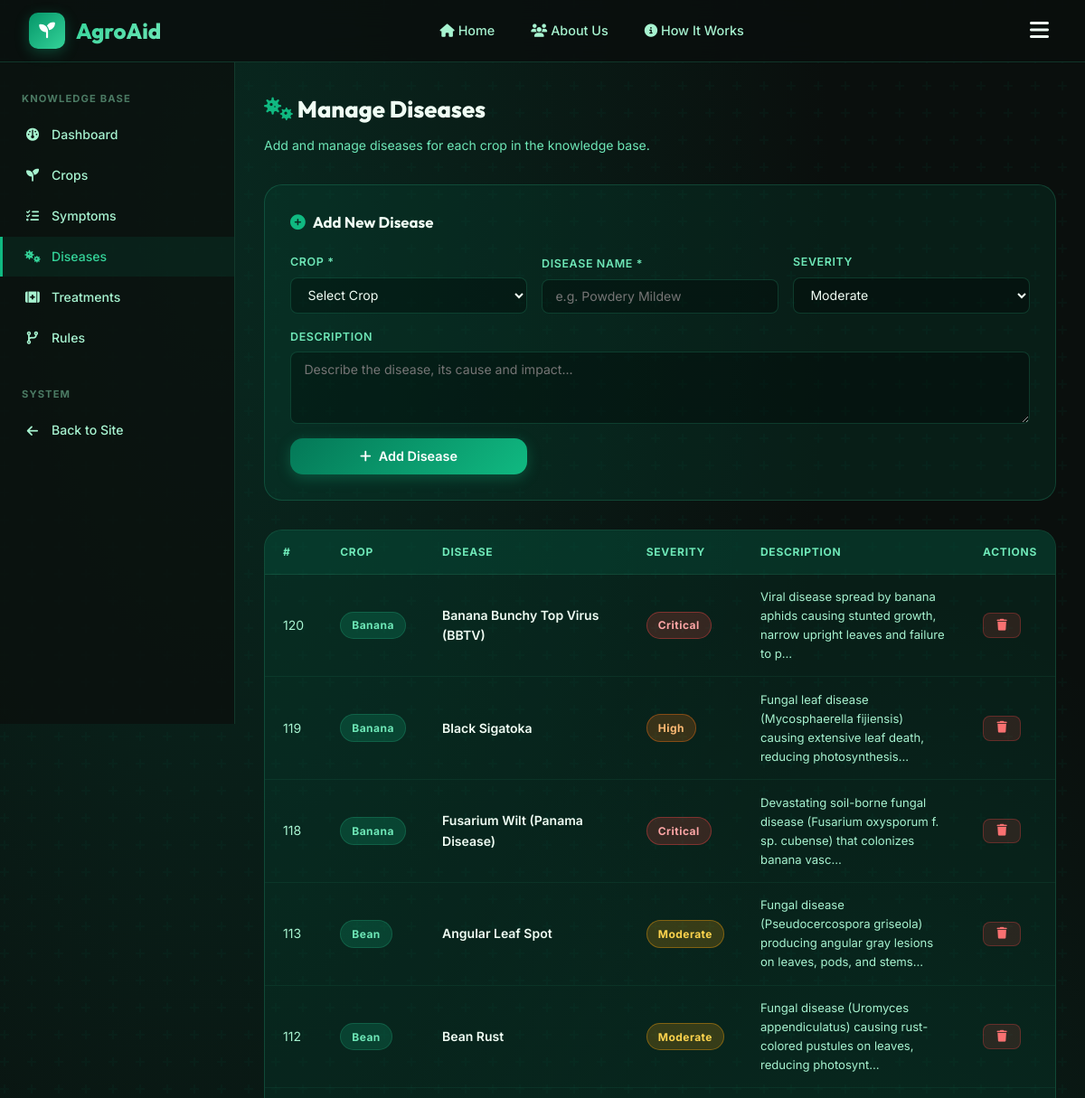
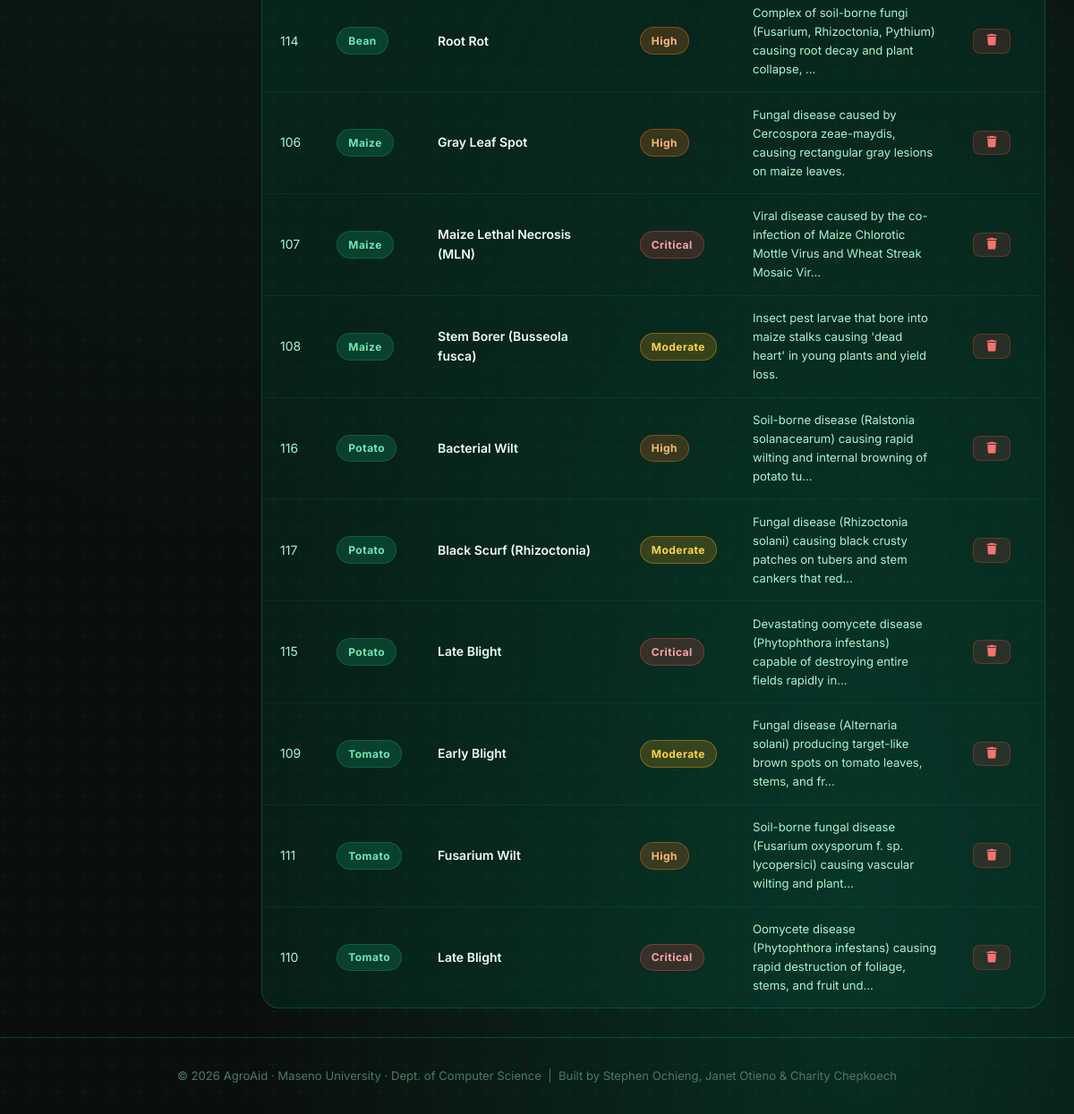
/admin/diseases (signed in), run on an earlier commit of the app's database (2 pictures, top to bottom).
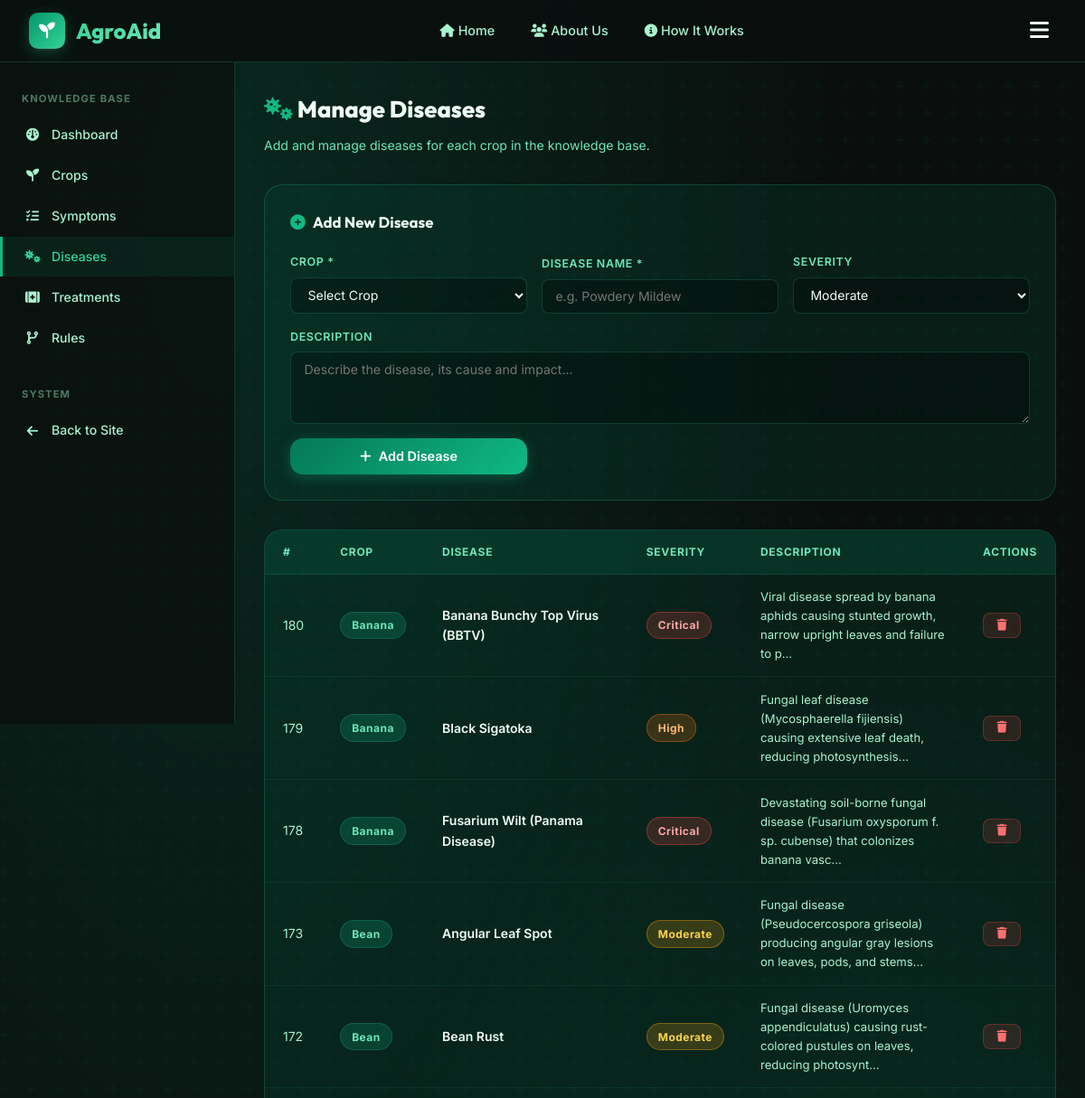
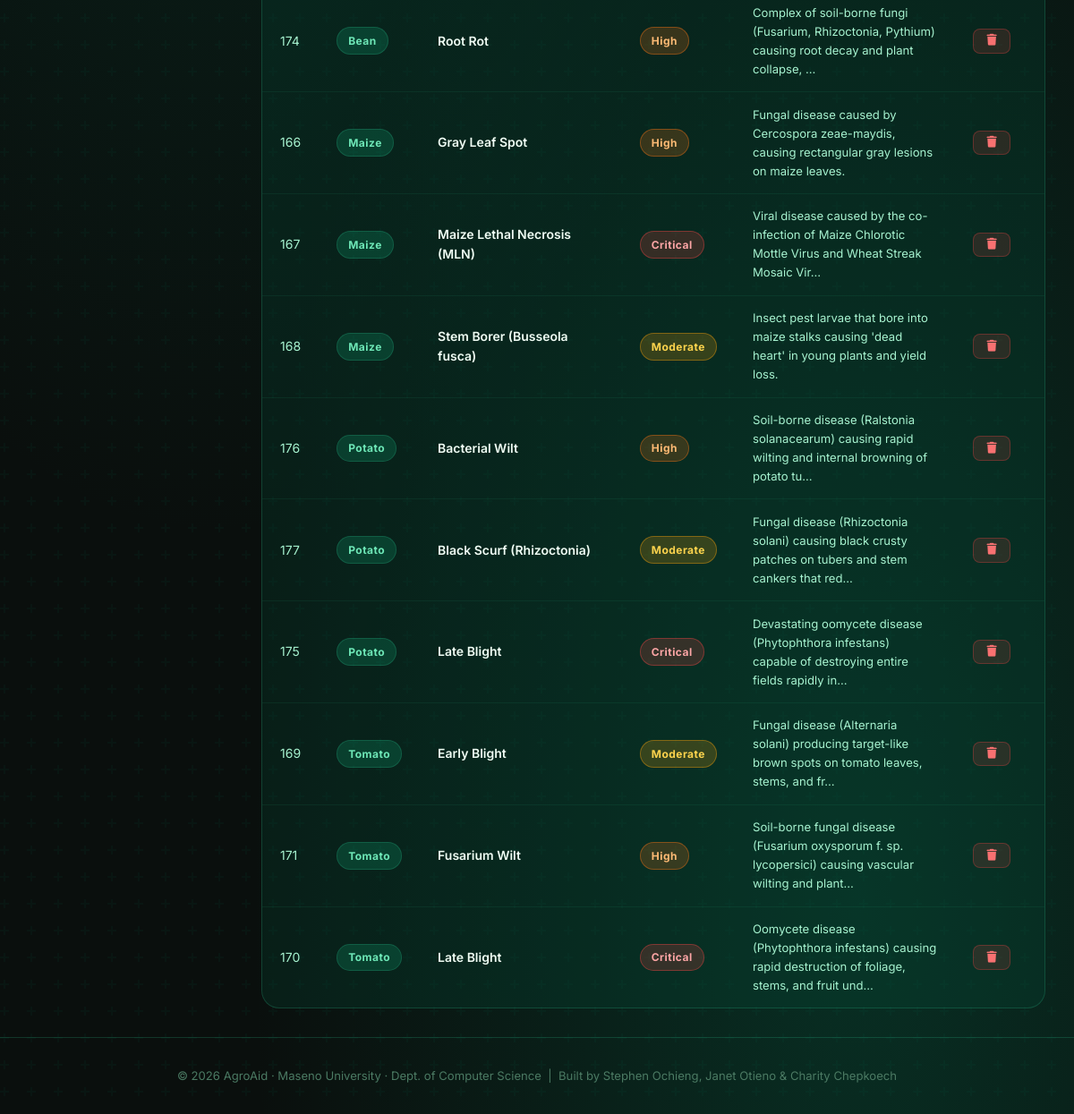
And on a later commit of the database (2 pictures, top to bottom).
### tables this page shows
CREATE TABLE diseases (
            id INTEGER PRIMARY KEY AUTOINCREMENT,
            crop_id INTEGER NOT NULL,
            name TEXT NOT NULL,
            description TEXT,
            severity TEXT DEFAULT 'Moderate',
            FOREIGN KEY (crop_id) REFERENCES crops(id) ON DELETE CASCADE
        );

CREATE TABLE crops (
            id INTEGER PRIMARY KEY AUTOINCREMENT,
            name TEXT NOT NULL UNIQUE,
            description TEXT,
            icon TEXT DEFAULT 'fa-seedling'
        );

### app.py (the view, shortened to what this page needs)
@app.route('/admin/diseases', methods=['GET', 'POST'])
@login_required
def admin_diseases():
    diseases = db.get_all_diseases()
    crops = db.get_all_crops()
    return render_template('admin/diseases.html', diseases=diseases, crops=crops)

### app.py (called while the page is built)
def login_required(f):
    @wraps(f)
    def decorated_function(*args, **kwargs):
        if not session.get('logged_in'):
            flash('Please log in to access the admin panel.', 'warning')
            return redirect(url_for('login', next=request.url))
        return f(*args, **kwargs)
    return decorated_function

### database.py (called while the page is built)
def get_db():
    conn = sqlite3.connect(DB_PATH)
    conn.row_factory = sqlite3.Row
    conn.execute("PRAGMA foreign_keys = ON")
    return conn

def get_all_crops():
    conn = get_db()
    crops = conn.execute('SELECT * FROM crops ORDER BY name').fetchall()
    conn.close()
    return crops

def get_all_diseases():
    conn = get_db()
    rows = conn.execute('''
        SELECT d.*, c.name as crop_name
        FROM diseases d JOIN crops c ON d.crop_id=c.id
        ORDER BY c.name, d.name
    ''').fetchall()
    conn.close()
    return rows

### templates/admin/diseases.html (shortened to what this page needs)
{% extends "base.html" %}
{% block content %}
<div class="admin-layout">
  <aside class="admin-sidebar">
    <p class="admin-sidebar-title">Knowledge Base</p>
    <ul class="admin-nav">
      <li><a href="{{ url_for('admin_dashboard') }}"><i class="fa-solid fa-gauge"></i> Dashboard</a></li>
      <li><a href="{{ url_for('admin_crops') }}"><i class="fa-solid fa-seedling"></i> Crops</a></li>
      <li><a href="{{ url_for('admin_symptoms') }}"><i class="fa-solid fa-list-check"></i> Symptoms</a></li>
      <li><a href="{{ url_for('admin_diseases') }}" class="active"><i class="fa-solid fa-viruses"></i> Diseases</a></li>
      <li><a href="{{ url_for('admin_treatments') }}"><i class="fa-solid fa-kit-medical"></i> Treatments</a></li>
      <li><a href="{{ url_for('admin_rules') }}"><i class="fa-solid fa-code-branch"></i> Rules</a></li>
    </ul>
    <p class="admin-sidebar-title">System</p>
    <ul class="admin-nav">
      <li><a href="{{ url_for('index') }}"><i class="fa-solid fa-arrow-left"></i> Back to Site</a></li>
    </ul>
  </aside>
  <main class="admin-content">
    <h1 class="admin-page-title"><i class="fa-solid fa-viruses" style="color:var(--green-500)"></i> Manage Diseases</h1>
    <p class="admin-page-subtitle">Add and manage diseases for each crop in the knowledge base.</p>
    <div class="add-form-card">
      <div class="form-title"><i class="fa-solid fa-plus-circle"></i> Add New Disease</div>
      <form method="POST">
        <div class="form-grid">
          <div class="form-group">
            <label>Crop *</label>
            <select name="crop_id" class="form-control" required>
              <option value="">Select Crop</option>
            </select>
          </div>
          <div class="form-group">
            <label>Disease Name *</label>
            <input type="text" name="name" class="form-control" placeholder="e.g. Powdery Mildew" required>
          </div>
          <div class="form-group">
            <label>Severity</label>
            <select name="severity" class="form-control">
              <option value="Moderate" selected>Moderate</option>
            </select>
          </div>
          <div class="form-group" style="grid-column:1/-1">
            <label>Description</label>
            <textarea name="description" class="form-control" placeholder="Describe the disease, its cause and impact..."></textarea>
          </div>
          <div class="form-group" style="align-self:end">
            <button type="submit" class="btn btn-primary"><i class="fa-solid fa-plus"></i> Add Disease</button>
          </div>
        </div>
      </form>
    </div>
    <div class="table-wrapper">
      <table>
        <thead>
          <tr><th>#</th><th>Crop</th><th>Disease</th><th>Severity</th><th>Description</th><th>Actions</th></tr>
        </thead>
        <tbody>
          {% for d in diseases %}
          <tr>
            <td>{{ d.id }}</td>
            <td><span class="badge badge-low">{{ d.crop_name }}</span></td>
            <td><strong>{{ d.name }}</strong></td>
            <td>
              {% set sev = d.severity | lower %}
              <span class="badge badge-{{ sev }}">{{ d.severity }}</span>
            </td>
            <td style="max-width:280px;font-size:0.82rem">{{ d.description[:100] }}{% if d.description|length > 100 %}…{% endif %}</td>
            <td>
              <form method="POST" onsubmit="return confirm('Delete this disease?')" style="display:inline">
                <button type="submit" class="btn btn-danger btn-sm"><i class="fa-solid fa-trash"></i></button>
              </form>
            </td>
          </tr>
          {% else %}
          <tr><td colspan="6" class="text-center text-muted">No diseases yet.</td></tr>
          {% endfor %}
        </tbody>
      </table>
    </div>
  </main>
</div>
{% endblock %}

What changed in the data, as far as the page shows it:
removed diseases: id "120", crop_name "Banana", name "Banana Bunchy Top Virus (BBTV)", severity "Critical", description "Viral disease spread by banana aphids causing stunted growth, narrow upright leaves and failure to p"
removed diseases: id "119", crop_name "Banana", name "Black Sigatoka", severity "High", description "Fungal leaf disease (Mycosphaerella fijiensis) causing extensive leaf death, reducing photosynthesis"
removed diseases: id "118", crop_name "Banana", name "Fusarium Wilt (Panama Disease)", severity "Critical", description "Devastating soil-borne fungal disease (Fusarium oxysporum f. sp. cubense) that colonizes banana vasc"
removed diseases: id "113", crop_name "Bean", name "Angular Leaf Spot", severity "Moderate", description "Fungal disease (Pseudocercospora griseola) producing angular gray lesions on leaves, pods, and stems"
removed diseases: id "112", crop_name "Bean", name "Bean Rust", severity "Moderate", description "Fungal disease (Uromyces appendiculatus) causing rust-colored pustules on leaves, reducing photosynt"
removed diseases: id "114", crop_name "Bean", name "Root Rot", severity "High", description "Complex of soil-borne fungi (Fusarium, Rhizoctonia, Pythium) causing root decay and plant collapse,"
removed diseases: id "106", crop_name "Maize", name "Gray Leaf Spot", severity "High", description "Fungal disease caused by Cercospora zeae-maydis, causing rectangular gray lesions on maize leaves."
removed diseases: id "107", crop_name "Maize", name "Maize Lethal Necrosis (MLN)", severity "Critical", description "Viral disease caused by the co-infection of Maize Chlorotic Mottle Virus and Wheat Streak Mosaic Vir"
removed diseases: id "108", crop_name "Maize", name "Stem Borer (Busseola fusca)", severity "Moderate", description "Insect pest larvae that bore into maize stalks causing 'dead heart' in young plants and yield loss."
removed diseases: id "116", crop_name "Potato", name "Bacterial Wilt", severity "High", description "Soil-borne disease (Ralstonia solanacearum) causing rapid wilting and internal browning of potato tu"
removed diseases: id "117", crop_name "Potato", name "Black Scurf (Rhizoctonia)", severity "Moderate", description "Fungal disease (Rhizoctonia solani) causing black crusty patches on tubers and stem cankers that red"
removed diseases: id "115", crop_name "Potato", name "Late Blight", severity "Critical", description "Devastating oomycete disease (Phytophthora infestans) capable of destroying entire fields rapidly in"
removed diseases: id "109", crop_name "Tomato", name "Early Blight", severity "Moderate", description "Fungal disease (Alternaria solani) producing target-like brown spots on tomato leaves, stems, and fr"
removed diseases: id "111", crop_name "Tomato", name "Fusarium Wilt", severity "High", description "Soil-borne fungal disease (Fusarium oxysporum f. sp. lycopersici) causing vascular wilting and plant"
removed diseases: id "110", crop_name "Tomato", name "Late Blight", severity "Critical", description "Oomycete disease (Phytophthora infestans) causing rapid destruction of foliage, stems, and fruit und"
added diseases: id "180", crop_name "Banana", name "Banana Bunchy Top Virus (BBTV)", severity "Critical", description "Viral disease spread by banana aphids causing stunted growth, narrow upright leaves and failure to p"
added diseases: id "179", crop_name "Banana", name "Black Sigatoka", severity "High", description "Fungal leaf disease (Mycosphaerella fijiensis) causing extensive leaf death, reducing photosynthesis"
added diseases: id "178", crop_name "Banana", name "Fusarium Wilt (Panama Disease)", severity "Critical", description "Devastating soil-borne fungal disease (Fusarium oxysporum f. sp. cubense) that colonizes banana vasc"
added diseases: id "173", crop_name "Bean", name "Angular Leaf Spot", severity "Moderate", description "Fungal disease (Pseudocercospora griseola) producing angular gray lesions on leaves, pods, and stems"
added diseases: id "172", crop_name "Bean", name "Bean Rust", severity "Moderate", description "Fungal disease (Uromyces appendiculatus) causing rust-colored pustules on leaves, reducing photosynt"
added diseases: id "174", crop_name "Bean", name "Root Rot", severity "High", description "Complex of soil-borne fungi (Fusarium, Rhizoctonia, Pythium) causing root decay and plant collapse,"
added diseases: id "166", crop_name "Maize", name "Gray Leaf Spot", severity "High", description "Fungal disease caused by Cercospora zeae-maydis, causing rectangular gray lesions on maize leaves."
added diseases: id "167", crop_name "Maize", name "Maize Lethal Necrosis (MLN)", severity "Critical", description "Viral disease caused by the co-infection of Maize Chlorotic Mottle Virus and Wheat Streak Mosaic Vir"
added diseases: id "168", crop_name "Maize", name "Stem Borer (Busseola fusca)", severity "Moderate", description "Insect pest larvae that bore into maize stalks causing 'dead heart' in young plants and yield loss."
added diseases: id "176", crop_name "Potato", name "Bacterial Wilt", severity "High", description "Soil-borne disease (Ralstonia solanacearum) causing rapid wilting and internal browning of potato tu"
added diseases: id "177", crop_name "Potato", name "Black Scurf (Rhizoctonia)", severity "Moderate", description "Fungal disease (Rhizoctonia solani) causing black crusty patches on tubers and stem cankers that red"
added diseases: id "175", crop_name "Potato", name "Late Blight", severity "Critical", description "Devastating oomycete disease (Phytophthora infestans) capable of destroying entire fields rapidly in"
added diseases: id "169", crop_name "Tomato", name "Early Blight", severity "Moderate", description "Fungal disease (Alternaria solani) producing target-like brown spots on tomato leaves, stems, and fr"
added diseases: id "171", crop_name "Tomato", name "Fusarium Wilt", severity "High", description "Soil-borne fungal disease (Fusarium oxysporum f. sp. lycopersici) causing vascular wilting and plant"
added diseases: id "170", crop_name "Tomato", name "Late Blight", severity "Critical", description "Oomycete disease (Phytophthora infestans) causing rapid destruction of foliage, stems, and fruit und"
